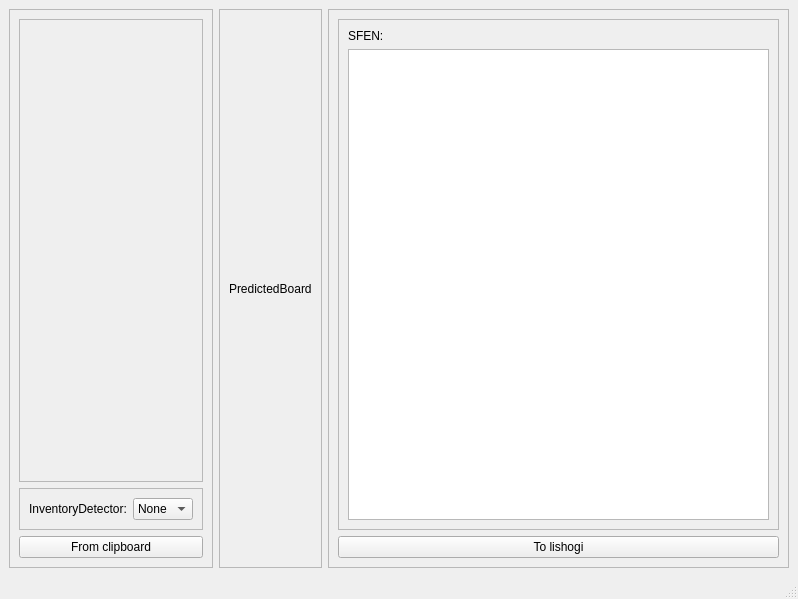
<?xml version="1.0" encoding="UTF-8"?>
<ui version="4.0">
 <class>MainWindow</class>
 <widget class="QMainWindow" name="MainWindow">
  <property name="geometry">
   <rect>
    <x>0</x>
    <y>0</y>
    <width>798</width>
    <height>599</height>
   </rect>
  </property>
  <property name="windowTitle">
   <string>MainWindow</string>
  </property>
  <widget class="QWidget" name="centralwidget">
   <layout class="QHBoxLayout" name="horizontalLayout">
    <item>
     <widget class="QFrame" name="frame">
      <property name="frameShape">
       <enum>QFrame::StyledPanel</enum>
      </property>
      <property name="frameShadow">
       <enum>QFrame::Raised</enum>
      </property>
      <layout class="QVBoxLayout" name="verticalLayout">
       <item>
        <widget class="DetectorSelect" name="detector_select">
         <property name="frameShape">
          <enum>QFrame::StyledPanel</enum>
         </property>
         <property name="frameShadow">
          <enum>QFrame::Raised</enum>
         </property>
        </widget>
       </item>
       <item>
        <widget class="QFrame" name="frame_5">
         <property name="sizePolicy">
          <sizepolicy hsizetype="Preferred" vsizetype="Fixed">
           <horstretch>0</horstretch>
           <verstretch>0</verstretch>
          </sizepolicy>
         </property>
         <property name="frameShape">
          <enum>QFrame::StyledPanel</enum>
         </property>
         <property name="frameShadow">
          <enum>QFrame::Raised</enum>
         </property>
         <layout class="QFormLayout" name="formLayout">
          <item row="0" column="0">
           <widget class="QLabel" name="label_2">
            <property name="text">
             <string>InventoryDetector:</string>
            </property>
           </widget>
          </item>
          <item row="0" column="1">
           <widget class="QComboBox" name="comboBox_inventory_detector">
            <item>
             <property name="text">
              <string>None</string>
             </property>
            </item>
            <item>
             <property name="text">
              <string>Book</string>
             </property>
            </item>
           </widget>
          </item>
         </layout>
        </widget>
       </item>
       <item>
        <widget class="QPushButton" name="pushButton_clipboard">
         <property name="text">
          <string>From clipboard</string>
         </property>
        </widget>
       </item>
      </layout>
     </widget>
    </item>
    <item>
     <widget class="QFrame" name="frame_2">
      <property name="frameShape">
       <enum>QFrame::StyledPanel</enum>
      </property>
      <property name="frameShadow">
       <enum>QFrame::Raised</enum>
      </property>
      <layout class="QVBoxLayout" name="verticalLayout_2">
       <item>
        <widget class="ImageLabel" name="label_predicted_board">
         <property name="text">
          <string>PredictedBoard</string>
         </property>
        </widget>
       </item>
      </layout>
     </widget>
    </item>
    <item>
     <widget class="QFrame" name="frame_3">
      <property name="frameShape">
       <enum>QFrame::StyledPanel</enum>
      </property>
      <property name="frameShadow">
       <enum>QFrame::Raised</enum>
      </property>
      <layout class="QVBoxLayout" name="verticalLayout_4">
       <item>
        <widget class="QFrame" name="frame_4">
         <property name="frameShape">
          <enum>QFrame::StyledPanel</enum>
         </property>
         <property name="frameShadow">
          <enum>QFrame::Raised</enum>
         </property>
         <layout class="QVBoxLayout" name="verticalLayout_3">
          <item>
           <widget class="QLabel" name="label">
            <property name="text">
             <string>SFEN:</string>
            </property>
           </widget>
          </item>
          <item>
           <widget class="QTextEdit" name="textEdit_sfen"/>
          </item>
         </layout>
        </widget>
       </item>
       <item>
        <widget class="QPushButton" name="pushButton_to_lishogi">
         <property name="text">
          <string>To lishogi</string>
         </property>
        </widget>
       </item>
      </layout>
     </widget>
    </item>
   </layout>
  </widget>
  <widget class="QStatusBar" name="statusbar"/>
 </widget>
 <customwidgets>
  <customwidget>
   <class>ImageLabel</class>
   <extends>QLabel</extends>
   <header>GUI/components/ImageLabel.h</header>
  </customwidget>
  <customwidget>
   <class>DetectorSelect</class>
   <extends>QFrame</extends>
   <header>GUI/components/DetectorSelect.h</header>
   <container>1</container>
  </customwidget>
 </customwidgets>
 <resources/>
 <connections/>
</ui>
